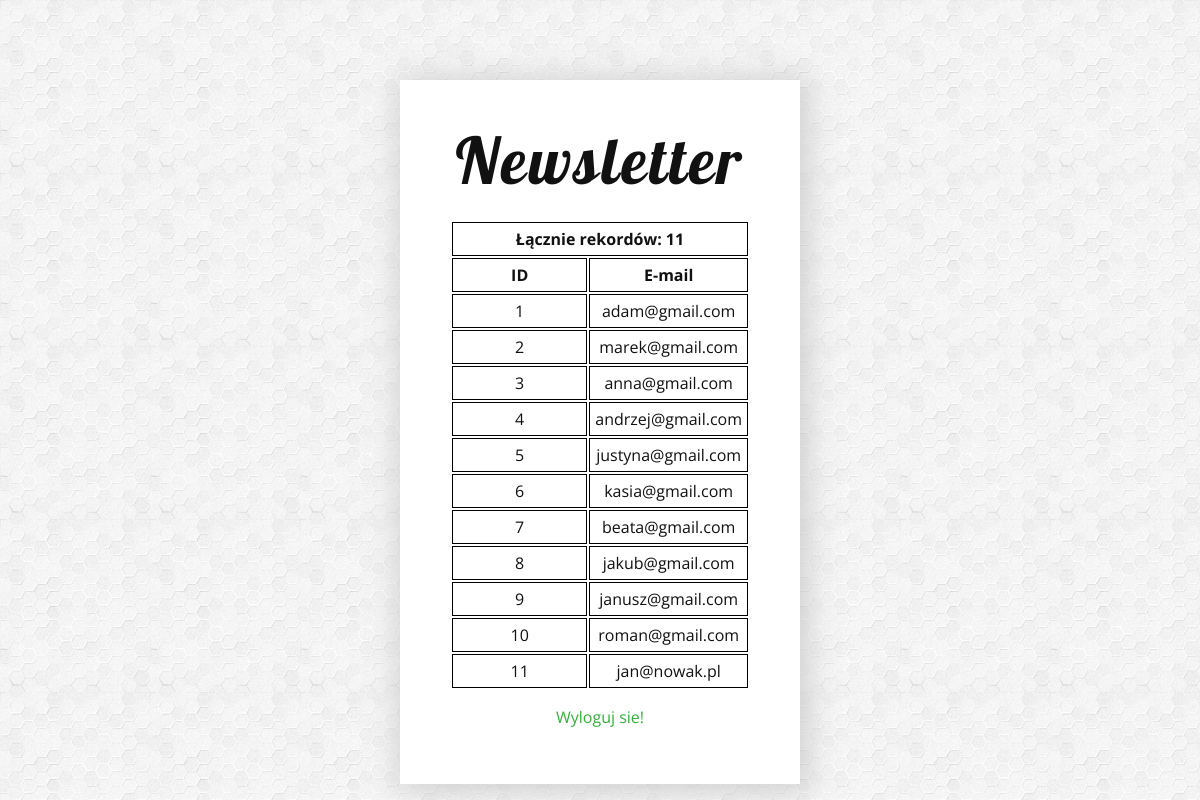
The page /list.php (signed in) on the database its author committed.
### tables this page shows
CREATE TABLE `users` (
  `id` int(11) NOT NULL,
  `email` varchar(255) NOT NULL
);

### list.php (the view, shortened to what this page needs)
<?php
require_once 'database.php';
$usersQuery=$db->query('SELECT * FROM users');
$users=$usersQuery->fetchAll();
?>
<!DOCTYPE html>
<html lang="pl">
<head>
    <link rel="stylesheet" href="main.css">
</head>
<body>
    <div class="container">
        <header>
            <h1>Newsletter</h1>
        </header>
        <main>
            <article>
                <table>
                    <thead>
                        <tr><th colspan="2">Łącznie rekordów: <?= $usersQuery->rowCount();?></th></tr>
                        <tr><th>ID</th><th>E-mail</th></tr>
                    </thead>
                    <tbody>
                        <?php
                            foreach($users as $user){
                                echo "<tr><td>{$user['id']}</td><td>{$user['email']}</td></tr>";
                            }
                        ?>
                    </tbody>
                </table>
                <p>
                    <a href="logout.php">Wyloguj sie!</a>
                </p>
            </article>
        </main>
    </div>
</body>
</html>

### main.css (style rules this page uses)
body { background-image: url("img/hexellence.png"); font-size: 16px; font-family: 'Open Sans', sans-serif; color: #111; }
a:link { color: #36b03c; text-decoration: none; }
h1 { font-family: 'Lobster', cursive; font-size: 64px; font-weight: 400; text-align: center; letter-spacing: 3px; margin-top: 0px; margin-bottom: 20px; }
p { text-align: center; }
.container { background-color: white; width: 300px; padding: 40px 50px; margin-left: auto; margin-right: auto; margin-top: 80px; -webkit-box-shadow: 3px 3px 30px 5px rgba(204,204,204,0.9); -moz-box-shadow: 3px 3px 30px 5px rgba(204,204,204,0.9); box-shadow: 3px 3px 30px 5px rgba(204,204,204,0.9); text-align: center; }
th, td { border: 1px solid black; padding: 5px; width: 100%; }

### rows shown on the page
users: id "1", email "adam@gmail.com"
users: id "2", email "marek@gmail.com"
users: id "3", email "anna@gmail.com"
users: id "4", email "andrzej@gmail.com"
users: id "5", email "justyna@gmail.com"
users: id "6", email "kasia@gmail.com"
users: id "7", email "beata@gmail.com"
users: id "8", email "jakub@gmail.com"
users: id "9", email "janusz@gmail.com"
users: id "10", email "roman@gmail.com"
users: id "11", email "jan@nowak.pl"

### other values the page prints
$usersQuery->rowCount() "11"
